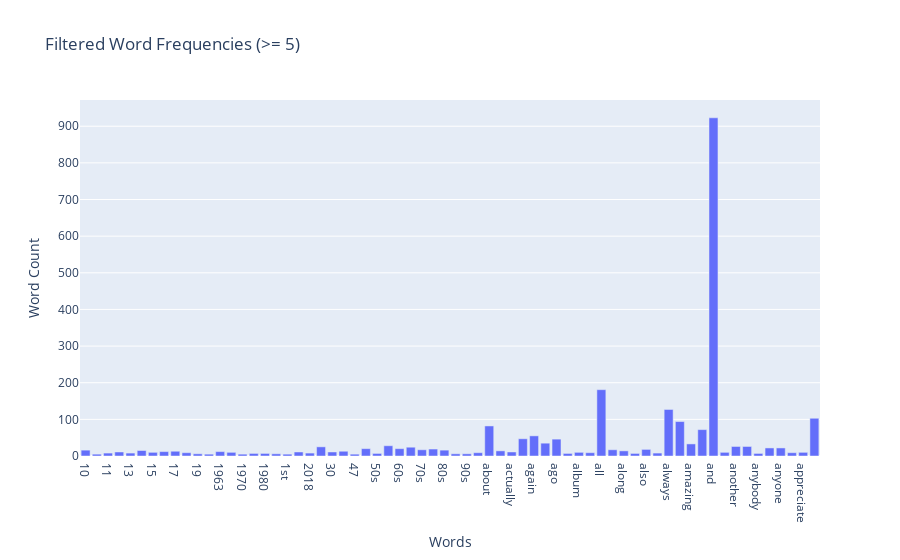

The code cell stored with this chart in its notebook:
### Code cell
#filter the words whose frequency are five or more
new_term_frequency=[]
new_word_name=[]
for i in range(0,300):
    if term_frequencies[i]>=5:
        new_term_frequency.append(term_frequencies[i])
        new_word_name.append(count_vect.get_feature_names_out()[i])
        
df=pd.DataFrame({"Word":new_word_name,"Frequency":new_term_frequency})
fig=px.bar(df, x="Word", y="Frequency", title="Filtered Word Frequencies (>= 5)", labels={"Word": "Words", "Frequency": "Word Count"})

fig.show()

### Figure 1 — Plotly figure (JSON) as saved in the notebook; plotly's stock layout.template omitted (floating-point values rounded to 4 significant figures)
{"data": [{"alignmentgroup": "True", "hovertemplate": "Words=%{x}<br>Word Count=%{y}<extra></extra>", "legendgroup": "", "marker": {"color": "#636efa", "pattern": {"shape": ""}}, "name": "", "offsetgroup": "", "orientation": "v", "showlegend": false, "textposition": "auto", "type": "bar", "x": ["10", "100", "11", "12", "13", "14", "15", "16", "17", "18", "19", "1960", "1963", "1966", "1970", "1973", "1980", "1988", "1st", "20", "2018", "2019", "30", "40", "47", "50", "50s", "60", "60s", "70", "70s", "80", "80s", "90", "90s", "able", "about", "absolutely", "actually", "after", "again", "age", "ago", "agree", "album", "alive", "all", "almost", "along", "already", "also", "although", "always", "am", "amazing", "an", "and", "angel", "another", "any", "anybody", "anymore", "anyone", "anything", "appreciate", "are"], "xaxis": "x", "y": [16, 5, 8, 11, 8, 15, 10, 12, 13, 9, 6, 5, 12, 10, 5, 7, 7, 6, 5, 11, 8, 25, 11, 13, 5, 20, 7, 28, 20, 24, 17, 19, 16, 6, 6, 9, 82, 14, 11, 47, 55, 35, 46, 7, 10, 9, 181, 17, 14, 7, 18, 8, 127, 94, 33, 72, 923, 10, 26, 26, 7, 22, 22, 9, 10, 103], "yaxis": "y"}], "layout": {"autosize": true, "barmode": "relative", "legend": {"tracegroupgap": 0}, "title": {"text": "Filtered Word Frequencies (>= 5)"}, "xaxis": {"anchor": "y", "autorange": true, "domain": [0, 1], "range": [-0.5, 65.5], "title": {"text": "Words"}, "type": "category"}, "yaxis": {"anchor": "x", "autorange": true, "domain": [0, 1], "range": [0, 971.6], "title": {"text": "Word Count"}, "type": "linear"}}}
